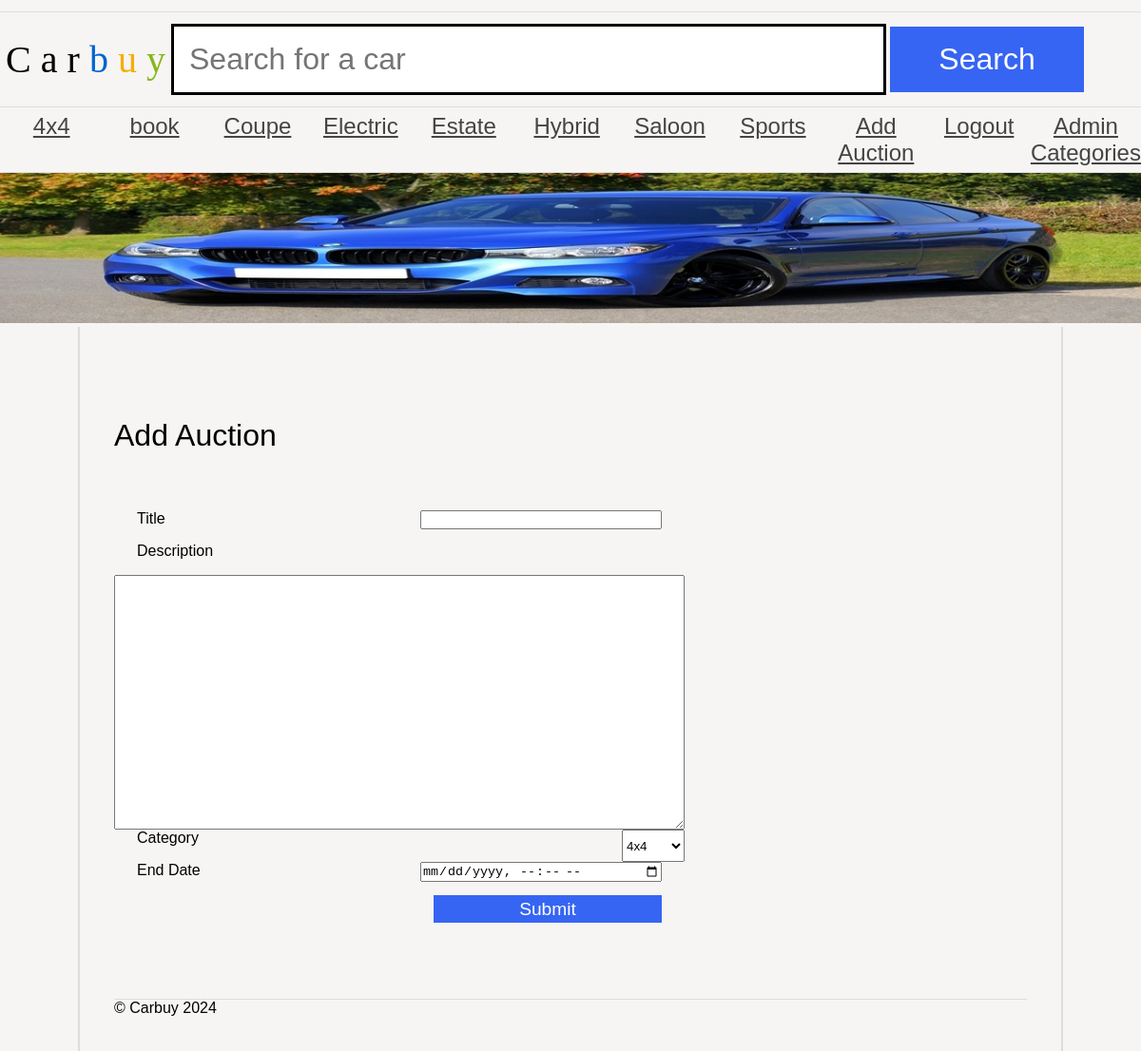
Page /as1/public/addAuction.php (signed in) on the committed database.
### tables this page shows
CREATE TABLE `category` (
  `id` int(11) NOT NULL AUTO_INCREMENT,
  `name` varchar(100) NOT NULL,
  PRIMARY KEY (`id`),
  UNIQUE KEY `name` (`name`)
);

### as1/public/addAuction.php (the view, shortened to what this page needs)
<?php
require_once 'db_connect.php';
$categories = $pdo->query("SELECT * FROM category")->fetchAll(PDO::FETCH_ASSOC);
?>
<!DOCTYPE html>
<html>
    <head>
        <link rel="stylesheet" href="carbuy.css" />
    </head>
    <body>
        <header>
            <h1><span class="C">C</span>
                <span class="a">a</span>
                <span class="r">r</span>
                <span class="b">b</span>
                <span class="u">u</span>
                <span class="y">y</span></h1>
            <form action="#">
                <input type="text" name="search" placeholder="Search for a car" />
                <input type="submit" name="submit" value="Search" />
            </form>
        </header>
        <nav>
            <ul>
                <?php foreach ($categories as $category): ?>
                    <li><a class="categoryLink" href="category.php?id=<?= $category['id'] ?>"><?= htmlspecialchars($category['name']) ?></a></li>
                <?php endforeach; ?>
                <?php if (isset($_SESSION['user_id'])): ?>
                    <li><a class="categoryLink" href="addAuction.php">Add Auction</a></li>
                    <li><a class="categoryLink" href="logout.php">Logout</a></li>
                    <?php if ($_SESSION['is_admin']): ?>
                        <li><a class="categoryLink" href="adminCategories.php">Admin Categories</a></li>
                    <?php endif; ?>
                <?php else: ?>
                    <li><a class="categoryLink" href="login.php">Login</a></li>
                    <li><a class="categoryLink" href="register.php">Register</a></li>
                <?php endif; ?>
            </ul>
        </nav>
        <img src="banners/1.jpg" alt="Banner" />
        <main>
            <h1>Add Auction</h1>
            <form action="addAuction.php" method="post">
                <label>Title</label> <input type="text" name="title" required />
                <label>Description</label> <textarea name="description" required></textarea>
                <label>Category</label> <select name="category" required>
                    <?php foreach ($categories as $category): ?>
                        <option value="<?= $category['id'] ?>"><?= htmlspecialchars($category['name']) ?></option>
                    <?php endforeach; ?>
                </select>
                <label>End Date</label> <input type="datetime-local" name="endDate" required />
                <input type="submit" value="Submit" />
            </form>
            <footer>
                © Carbuy 2024
            </footer>
        </main>
    </body>
</html>

### as1/public/carbuy.css (style rules this page uses)
* { margin: 0; padding: 0; }
body { font-family: 'Oxygen-Regular', sans-serif; background-color: #f6f5f4; max-width: 100vw; overflow-x: hidden; }
h1, h2, h3, h4 { font-weight: normal; }
a, a:visited { color: #444; }
header { margin-top: 1vw; font-family: 'Univers-Light-Normal'; display: grid; grid-template-columns: 15% 85%; align-items: center; padding-top: 1vw; padding-bottom: 1vw; border-top: 1px solid #ddd; border-bottom: 1px solid #ddd; }
header h1 { text-align: center; font-size: 2.5em; }
form { display: block; }
header form input[type=text] { border: 3px solid black; font-size: 2em; padding: 0.5em; width: 70%; }
body > img { width: 100vw; }
header form input[type=submit] { background-color: #3665f3; color: white; width: 20%; font-size: 2em; padding: 0.5em; cursor: pointer; border: 0; }
header .b { color: #0063d1; }
header .u { color: #f4ae01; }
header .y { color: #85b716; }
body > nav { border-bottom: 1px solid #ddd; }
body > nav ul li:last-child a:after { content: 'ˬ'; position: absolute; }
body > nav ul { display: flex; width: 100vw; list-style-type: none; }
body > nav ul li { flex: 1; }
body > nav ul li a { display: block; text-align: center; padding-top: 0.5vw; padding-bottom: 0.5vw; font-size: 1.5em; }
main { padding: 3vw; display: block; overflow: hidden; width: 80vw; margin: auto; border-left: 2px solid #ddd; border-right: 2px solid #ddd; }
main h1 { margin-top: 5vw; margin-bottom: 5vw; }
textarea { width: 100%; height: 20em; }
footer { margin-top: 5vw; border-top: 1px solid #ddd; }
main form { display: flex; flex-wrap: wrap; width: 50vw; }
main form label, main form input { flex-grow: 1; width: 20vw; margin-bottom: 1em; margin-right: 2vw; margin-left: 2vw; }
main form input[type=submit] { background-color: #3665f3; color: white; flex-grow: 0; margin-left: auto; font-size: 1.2em; padding: 0.2em; cursor: pointer; border: 0; }

### rows in the picture
category: name "4x4"
category: name "book"
category: name "Coupe"
category: name "Electric"
category: name "Estate"
category: name "Hybrid"
category: name "Saloon"
category: name "Sports"

### other values in the picture
form field category "4x4"
